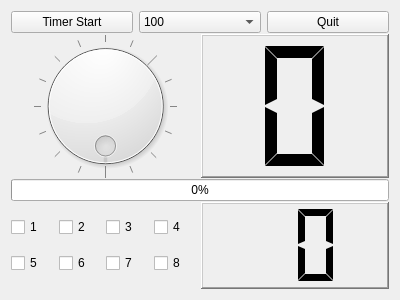
<?xml version="1.0" encoding="UTF-8"?>
<ui version="4.0">
 <class>Tab1DevControl</class>
 <widget class="QWidget" name="Tab1DevControl">
  <property name="geometry">
   <rect>
    <x>0</x>
    <y>0</y>
    <width>400</width>
    <height>300</height>
   </rect>
  </property>
  <property name="windowTitle">
   <string>Form</string>
  </property>
  <layout class="QVBoxLayout" name="verticalLayout_3">
   <item>
    <layout class="QVBoxLayout" name="verticalLayout_2" stretch="1,5,1,3">
     <property name="spacing">
      <number>1</number>
     </property>
     <item>
      <layout class="QHBoxLayout" name="horizontalLayout">
       <property name="spacing">
        <number>6</number>
       </property>
       <property name="sizeConstraint">
        <enum>QLayout::SetNoConstraint</enum>
       </property>
       <item>
        <widget class="QPushButton" name="pPBtimerStart">
         <property name="text">
          <string>Timer Start</string>
         </property>
         <property name="checkable">
          <bool>true</bool>
         </property>
        </widget>
       </item>
       <item>
        <widget class="QComboBox" name="pCBtimerValue">
         <item>
          <property name="text">
           <string>100</string>
          </property>
         </item>
         <item>
          <property name="text">
           <string>500</string>
          </property>
         </item>
         <item>
          <property name="text">
           <string>1000</string>
          </property>
         </item>
         <item>
          <property name="text">
           <string>2000</string>
          </property>
         </item>
        </widget>
       </item>
       <item>
        <widget class="QPushButton" name="pPBappQuit">
         <property name="text">
          <string>Quit</string>
         </property>
        </widget>
       </item>
      </layout>
     </item>
     <item>
      <layout class="QHBoxLayout" name="horizontalLayout_2">
       <item>
        <widget class="QDial" name="pDialLed">
         <property name="maximum">
          <number>16</number>
         </property>
         <property name="pageStep">
          <number>10</number>
         </property>
         <property name="wrapping">
          <bool>true</bool>
         </property>
         <property name="notchTarget">
          <double>3.700000000000000</double>
         </property>
         <property name="notchesVisible">
          <bool>true</bool>
         </property>
        </widget>
       </item>
       <item>
        <widget class="QLCDNumber" name="pLCDledNum">
         <property name="frameShape">
          <enum>QFrame::WinPanel</enum>
         </property>
         <property name="digitCount">
          <number>1</number>
         </property>
         <property name="mode">
          <enum>QLCDNumber::Hex</enum>
         </property>
         <property name="segmentStyle">
          <enum>QLCDNumber::Flat</enum>
         </property>
        </widget>
       </item>
      </layout>
     </item>
     <item>
      <layout class="QVBoxLayout" name="verticalLayout">
       <item>
        <widget class="QProgressBar" name="pProgressbarLed">
         <property name="maximum">
          <number>15</number>
         </property>
         <property name="value">
          <number>0</number>
         </property>
        </widget>
       </item>
      </layout>
     </item>
     <item>
      <layout class="QHBoxLayout" name="horizontalLayout_3">
       <item>
        <layout class="QGridLayout" name="gridLayout">
         <property name="sizeConstraint">
          <enum>QLayout::SetDefaultConstraint</enum>
         </property>
         <item row="0" column="3">
          <widget class="QCheckBox" name="pCBkey4">
           <property name="text">
            <string>4</string>
           </property>
          </widget>
         </item>
         <item row="0" column="2">
          <widget class="QCheckBox" name="pCBkey3">
           <property name="focusPolicy">
            <enum>Qt::StrongFocus</enum>
           </property>
           <property name="acceptDrops">
            <bool>false</bool>
           </property>
           <property name="layoutDirection">
            <enum>Qt::LeftToRight</enum>
           </property>
           <property name="text">
            <string>3</string>
           </property>
          </widget>
         </item>
         <item row="0" column="0">
          <widget class="QCheckBox" name="pCBkey1">
           <property name="text">
            <string>1</string>
           </property>
          </widget>
         </item>
         <item row="0" column="1">
          <widget class="QCheckBox" name="pCBkey2">
           <property name="text">
            <string>2</string>
           </property>
          </widget>
         </item>
         <item row="1" column="0">
          <widget class="QCheckBox" name="pCBkey5">
           <property name="text">
            <string>5</string>
           </property>
          </widget>
         </item>
         <item row="1" column="1">
          <widget class="QCheckBox" name="pCBkey6">
           <property name="text">
            <string>6</string>
           </property>
          </widget>
         </item>
         <item row="1" column="2">
          <widget class="QCheckBox" name="pCBkey7">
           <property name="text">
            <string>7</string>
           </property>
          </widget>
         </item>
         <item row="1" column="3">
          <widget class="QCheckBox" name="pCBkey8">
           <property name="text">
            <string>8</string>
           </property>
          </widget>
         </item>
        </layout>
       </item>
       <item>
        <widget class="QLCDNumber" name="pLCDkeyNum">
         <property name="frameShape">
          <enum>QFrame::WinPanel</enum>
         </property>
         <property name="digitCount">
          <number>2</number>
         </property>
         <property name="mode">
          <enum>QLCDNumber::Hex</enum>
         </property>
         <property name="segmentStyle">
          <enum>QLCDNumber::Flat</enum>
         </property>
        </widget>
       </item>
      </layout>
     </item>
    </layout>
   </item>
  </layout>
 </widget>
 <resources/>
 <connections>
  <connection>
   <sender>pDialLed</sender>
   <signal>valueChanged(int)</signal>
   <receiver>pLCDledNum</receiver>
   <slot>display(int)</slot>
   <hints>
    <hint type="sourcelabel">
     <x>201</x>
     <y>144</y>
    </hint>
    <hint type="destinationlabel">
     <x>436</x>
     <y>144</y>
    </hint>
   </hints>
  </connection>
 </connections>
</ui>
